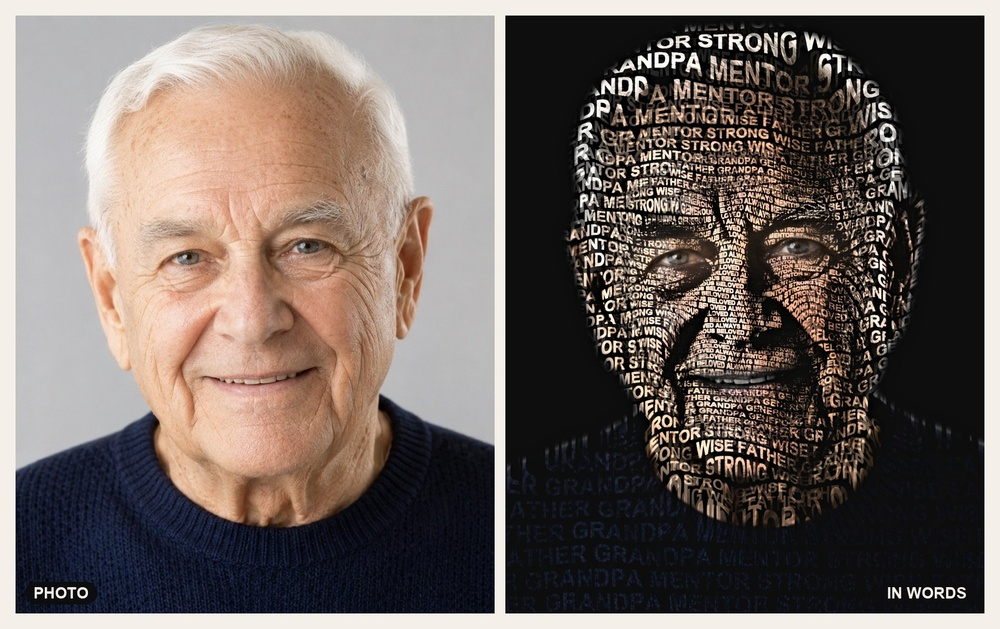
#> input picture sites/typortrait.com/everloved/robert-sample.jpg, 1000 x 629 px, shrunk from 1672 x 1052 before the run
$ python -i pet_prototype.py   (imports and definitions only)   (older library calls are emulated)
#> lines starting #> are read from the running program, lines starting #| are printed output that depends on the picture
#!/usr/bin/env python3
"""
Landmark-free typographic-portrait prototype (pets / any subject).

WHY THIS EXISTS
---------------
The production engine (displacement.py) needs a human MediaPipe FACE MESH and the
"selfie" person-segmenter -- neither fires on a pet, so it raises
`displacement_needs_face`. This prototype proves the CORE idea works WITHOUT any
landmarks:

  1) segment the subject (GrabCut -- no model download; or pass a mask),
  2) build a DETAIL map from the photo (Laplacian energy -> where the fur/eyes/nose are),
  3) fill the silhouette with words, in two SIZE TIERS driven by that detail
     (fine words on high-detail features, coarse on flat body),
  4) color every glyph by the photo itself, so the pet emerges FROM the words.

This is species-agnostic: it never looks for eyes or a face, only for photographic
detail, so it works on a dog, cat, parrot or rabbit alike.

USAGE
-----
  python pet_prototype.py PHOTO.jpg "NAME, GOODBOY, LOYAL, RESCUE" out.png [--ground paper|dark|slate]
  python pet_prototype.py --demo out_dir            # synthetic subject (no photo needed)

Real pet photos are where quality is judged -- run the first form in your container
(where cv2/PIL are installed) on a few real pets.
"""
import sys, os, math
import numpy as np
import cv2
from PIL import Image, ImageDraw, ImageFont

_FONT = next((p for p in [
    "/usr/share/fonts/truetype/dejavu/DejaVuSans-Bold.ttf",
    "/usr/share/fonts/truetype/liberation/LiberationSans-Bold.ttf",
] if os.path.exists(p)), None)

GROUNDS = {                     # BGR
    "paper": (232, 240, 244),   # warm ivory -> ink-on-paper look
    "dark":  (40, 26, 20),      # deep navy  -> colors pop (most portrait-like)
    "slate": (216, 221, 226),   # cool gallery gray
}


def foreground_mask(bgr):
    """GrabCut with a border-init rectangle -- no model download. Good enough for a
    centered subject on a distinct background (the common pet-photo case). In the app
    this is replaced by a real matte; here it just has to be serviceable."""
    h, w = bgr.shape[:2]
    mask = np.zeros((h, w), np.uint8)
    rect = (int(w * 0.06), int(h * 0.06), int(w * 0.88), int(h * 0.88))
    bgd, fgd = np.zeros((1, 65), np.float64), np.zeros((1, 65), np.float64)
    try:
        cv2.grabCut(bgr, mask, rect, bgd, fgd, 5, cv2.GC_INIT_WITH_RECT)
        m = np.where((mask == cv2.GC_FGD) | (mask == cv2.GC_PR_FGD), 1, 0).astype(np.float32)
    except cv2.error:
        m = np.zeros((h, w), np.float32); m[rect[1]:rect[1]+rect[3], rect[0]:rect[0]+rect[2]] = 1.0
    m = cv2.morphologyEx((m * 255).astype(np.uint8), cv2.MORPH_OPEN, np.ones((5, 5), np.uint8))
    m = cv2.GaussianBlur(m, (0, 0), sigmaX=max(1.0, w * 0.004)) / 255.0
    return np.clip(m, 0, 1)


# [136 lines left out: functions detail_map, _char_stream, _render_tier, render_word_portrait, synthetic_pet, main, not called in this run]


# [2 lines not run here, left out]

>>> import cv2
>>> picture = cv2.imread('../../sites/typortrait.com/everloved/robert-sample.jpg')
#> picture is the input picture: shape (629, 1000, 3); mean B, G, R 96.5, 101.3, 111.9
>>> result = foreground_mask(picture)
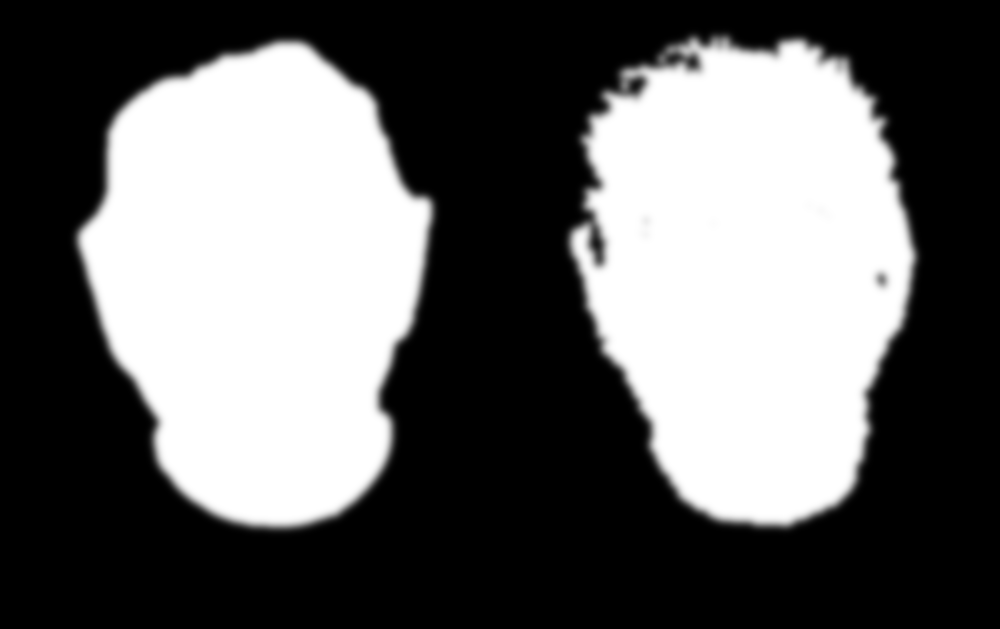
#> result: shape (629, 1000) float64; min 0, max 1, mean 0.393
